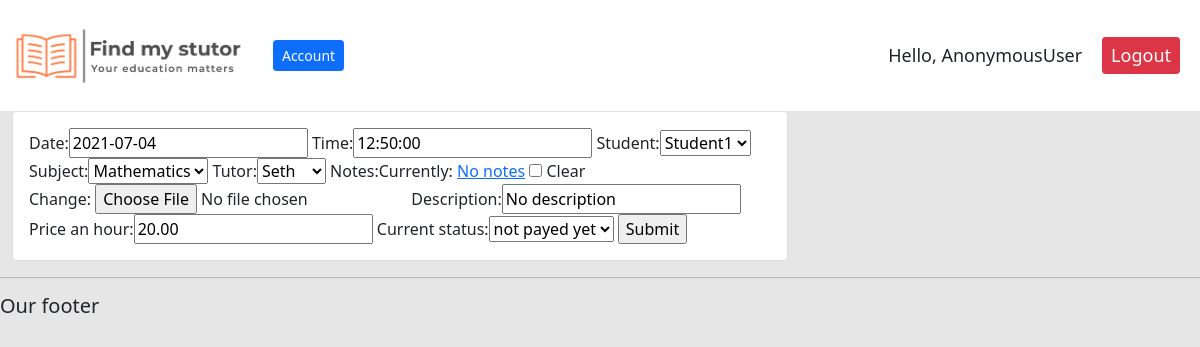
/update_session/1/, run on the app's committed database.
### stutor/models.py (models this page shows, shortened)
class session(models.Model):
    date = models.DateField(default=datetime.now)
    time = models.TimeField(auto_now=False, auto_now_add=False)
    student = models.ForeignKey(student, null=True, on_delete=models.SET_NULL)
    subject = models.ForeignKey(subject, on_delete=models.SET_NULL, null=True)
    tutor = models.ForeignKey(tutor, null=True, on_delete=models.SET_NULL)
    notes = models.FileField(null=True, blank=True, default="No notes")
    description = models.CharField(max_length=300, null=True, blank=True, default="No description")
    price_an_hour = MoneyField(decimal_places=2, default=0, default_currency='EUR', max_digits=11, null=True)
    current_status = models.ForeignKey(status, on_delete=models.SET_NULL, null=True)

class subject(models.Model):
    subject = models.CharField(max_length=300)
    def __str__(self):
        return self.subject

class status(models.Model):
    current_status = models.CharField(max_length=300, null=True)
    def __str__(self):
        return self.current_status

### stutor/views.py (the view)
# urls.py: path('update_session/<str:pk_update_session>/', views.update_session, name = 'update_session'),
def update_session(request, pk_update_session):
    sessio = session.objects.get(id=pk_update_session)
    form = sessionform(instance=sessio)
    if request.method == 'POST':        #sending new post data from update to the form
        form = sessionform(request.POST, instance=sessio)
        if form.is_valid():
            form.save()
            return redirect('/')
    context = {'form': form}
    return render(request, 'stutor/session_form.html', context)

### stutor/forms.py
class sessionform(ModelForm):
    class Meta:           #define which models, and which fields to use
        model = session
        fields = '__all__'  #otherwise ['date', 'time'] for only date and time

### stutor/models.py (called while the page is built)
    def __str__(self):
        return self.name

    def __str__(self):
        return self.name

### stutor/templates/stutor/session_form.html (shortened to what this page needs)
{% extends 'stutor/main.html'%}
{% load static %}
{% block content %}
<div class="row">
	<div class="col-md-8">
		<div class="card card-body">
          <form action="" method="POST">
              {{form}}
            <input type="submit" name="Submit">
          </form>
		</div>
	</div>
</div>
{% endblock %}

### static/CSS/main.css (style rules this page uses)
body { background-color: #e6e6e6 }

### data on the page
session: date "2021-07-04", time "12:50:00", student "Student1", tutor "Seth", description "No description", price_an_hour "20.00"
subject: subject "Mathematics"
status: current_status "not payed yet"

### other printed values
{{ request.user }} "AnonymousUser"
